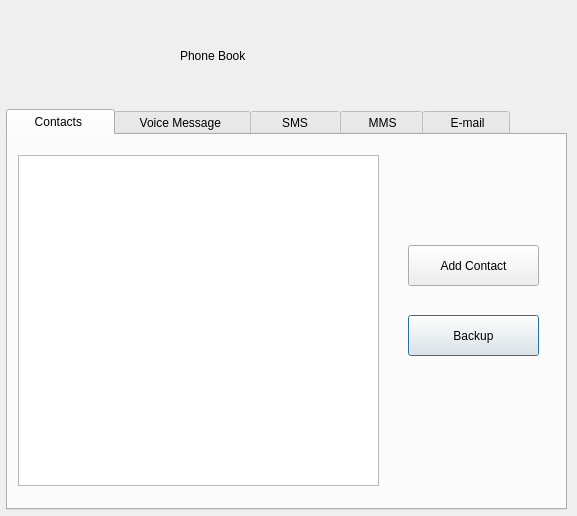
<?xml version="1.0" encoding="UTF-8"?>
<ui version="4.0">
 <class>Dialog</class>
 <widget class="QDialog" name="Dialog">
  <property name="geometry">
   <rect>
    <x>0</x>
    <y>0</y>
    <width>577</width>
    <height>516</height>
   </rect>
  </property>
  <property name="windowTitle">
   <string>Dialog</string>
  </property>
  <property name="toolTip">
   <string>&lt;html&gt;&lt;head/&gt;&lt;body&gt;&lt;p&gt;&lt;br/&gt;&lt;/p&gt;&lt;/body&gt;&lt;/html&gt;</string>
  </property>
  <property name="styleSheet">
   <string notr="true">background-color: qlineargradient(spread:pad, x1:0, y1:0, x2:1, y2:1, stop:0 rgba(136, 106, 22, 255), stop:0.113636 rgba(166, 140, 41, 255), stop:0.285 rgba(204, 181, 74, 255), stop:0.345 rgba(235, 219, 102, 255), stop:0.420455 rgba(245, 236, 112, 255), stop:0.505682 rgba(209, 190, 76, 255), stop:0.573864 rgba(187, 156, 51, 255), stop:0.619318 rgba(168, 142, 42, 255), stop:0.681818 rgba(202, 174, 68, 255), stop:0.693182 rgba(218, 202, 86, 255), stop:0.815 rgba(208, 187, 73, 255), stop:0.88 rgba(187, 156, 51, 255), stop:0.935 rgba(137, 108, 26, 255), stop:1 rgba(35, 40, 3, 255));</string>
  </property>
  <widget class="QTabWidget" name="tabWidget">
   <property name="geometry">
    <rect>
     <x>6</x>
     <y>109</y>
     <width>561</width>
     <height>401</height>
    </rect>
   </property>
   <property name="autoFillBackground">
    <bool>false</bool>
   </property>
   <property name="styleSheet">
    <string notr="true">font: 75 italic 10pt &quot;Comic Sans MS&quot;;</string>
   </property>
   <property name="currentIndex">
    <number>0</number>
   </property>
   <widget class="QWidget" name="tab_5">
    <attribute name="title">
     <string>     Contacts      </string>
    </attribute>
    <widget class="QTableView" name="tableView">
     <property name="geometry">
      <rect>
       <x>10</x>
       <y>20</y>
       <width>361</width>
       <height>331</height>
      </rect>
     </property>
     <property name="styleSheet">
      <string notr="true">
background-color:qconicalgradient(cx:0.943, cy:0.505682, angle:0, stop:0 rgba(136, 106, 22, 255), stop:0.113636 rgba(166, 140, 41, 255), stop:0.285 rgba(204, 181, 74, 255), stop:0.345 rgba(235, 219, 102, 255), stop:0.420455 rgba(245, 236, 112, 255), stop:0.505682 rgba(209, 190, 76, 255), stop:0.573864 rgba(187, 156, 51, 255), stop:0.619318 rgba(168, 142, 42, 255), stop:0.681818 rgba(202, 174, 68, 255), stop:0.693182 rgba(218, 202, 86, 255), stop:0.815 rgba(208, 187, 73, 255), stop:0.88 rgba(187, 156, 51, 255), stop:0.935 rgba(137, 108, 26, 255), stop:1 rgba(35, 40, 3, 255))</string>
     </property>
    </widget>
    <widget class="QPushButton" name="pushButton_2">
     <property name="geometry">
      <rect>
       <x>400</x>
       <y>180</y>
       <width>131</width>
       <height>41</height>
      </rect>
     </property>
     <property name="styleSheet">
      <string notr="true">
background-color:qconicalgradient(cx:0.943, cy:0.505682, angle:0, stop:0 rgba(136, 106, 22, 255), stop:0.113636 rgba(166, 140, 41, 255), stop:0.285 rgba(204, 181, 74, 255), stop:0.345 rgba(235, 219, 102, 255), stop:0.420455 rgba(245, 236, 112, 255), stop:0.505682 rgba(209, 190, 76, 255), stop:0.573864 rgba(187, 156, 51, 255), stop:0.619318 rgba(168, 142, 42, 255), stop:0.681818 rgba(202, 174, 68, 255), stop:0.693182 rgba(218, 202, 86, 255), stop:0.815 rgba(208, 187, 73, 255), stop:0.88 rgba(187, 156, 51, 255), stop:0.935 rgba(137, 108, 26, 255), stop:1 rgba(35, 40, 3, 255))</string>
     </property>
     <property name="text">
      <string>Backup</string>
     </property>
    </widget>
    <widget class="QPushButton" name="pushButton_3">
     <property name="geometry">
      <rect>
       <x>400</x>
       <y>110</y>
       <width>131</width>
       <height>41</height>
      </rect>
     </property>
     <property name="styleSheet">
      <string notr="true">
background-color:qconicalgradient(cx:0.943, cy:0.505682, angle:0, stop:0 rgba(136, 106, 22, 255), stop:0.113636 rgba(166, 140, 41, 255), stop:0.285 rgba(204, 181, 74, 255), stop:0.345 rgba(235, 219, 102, 255), stop:0.420455 rgba(245, 236, 112, 255), stop:0.505682 rgba(209, 190, 76, 255), stop:0.573864 rgba(187, 156, 51, 255), stop:0.619318 rgba(168, 142, 42, 255), stop:0.681818 rgba(202, 174, 68, 255), stop:0.693182 rgba(218, 202, 86, 255), stop:0.815 rgba(208, 187, 73, 255), stop:0.88 rgba(187, 156, 51, 255), stop:0.935 rgba(137, 108, 26, 255), stop:1 rgba(35, 40, 3, 255))</string>
     </property>
     <property name="text">
      <string>Add Contact</string>
     </property>
    </widget>
   </widget>
   <widget class="QWidget" name="tab">
    <attribute name="title">
     <string>    Voice Message     </string>
    </attribute>
    <widget class="QTableView" name="tableView_2">
     <property name="geometry">
      <rect>
       <x>20</x>
       <y>20</y>
       <width>361</width>
       <height>331</height>
      </rect>
     </property>
     <property name="styleSheet">
      <string notr="true">
background-color:qconicalgradient(cx:0.943, cy:0.505682, angle:0, stop:0 rgba(136, 106, 22, 255), stop:0.113636 rgba(166, 140, 41, 255), stop:0.285 rgba(204, 181, 74, 255), stop:0.345 rgba(235, 219, 102, 255), stop:0.420455 rgba(245, 236, 112, 255), stop:0.505682 rgba(209, 190, 76, 255), stop:0.573864 rgba(187, 156, 51, 255), stop:0.619318 rgba(168, 142, 42, 255), stop:0.681818 rgba(202, 174, 68, 255), stop:0.693182 rgba(218, 202, 86, 255), stop:0.815 rgba(208, 187, 73, 255), stop:0.88 rgba(187, 156, 51, 255), stop:0.935 rgba(137, 108, 26, 255), stop:1 rgba(35, 40, 3, 255))</string>
     </property>
    </widget>
   </widget>
   <widget class="QWidget" name="tab_3">
    <attribute name="title">
     <string>      SMS      </string>
    </attribute>
    <widget class="QTableView" name="tableView_3">
     <property name="geometry">
      <rect>
       <x>20</x>
       <y>20</y>
       <width>361</width>
       <height>331</height>
      </rect>
     </property>
     <property name="styleSheet">
      <string notr="true">
background-color:qconicalgradient(cx:0.943, cy:0.505682, angle:0, stop:0 rgba(136, 106, 22, 255), stop:0.113636 rgba(166, 140, 41, 255), stop:0.285 rgba(204, 181, 74, 255), stop:0.345 rgba(235, 219, 102, 255), stop:0.420455 rgba(245, 236, 112, 255), stop:0.505682 rgba(209, 190, 76, 255), stop:0.573864 rgba(187, 156, 51, 255), stop:0.619318 rgba(168, 142, 42, 255), stop:0.681818 rgba(202, 174, 68, 255), stop:0.693182 rgba(218, 202, 86, 255), stop:0.815 rgba(208, 187, 73, 255), stop:0.88 rgba(187, 156, 51, 255), stop:0.935 rgba(137, 108, 26, 255), stop:1 rgba(35, 40, 3, 255))</string>
     </property>
    </widget>
   </widget>
   <widget class="QWidget" name="tab_2">
    <attribute name="title">
     <string>     MMS    </string>
    </attribute>
    <widget class="QTableView" name="tableView_4">
     <property name="geometry">
      <rect>
       <x>20</x>
       <y>20</y>
       <width>361</width>
       <height>331</height>
      </rect>
     </property>
     <property name="styleSheet">
      <string notr="true">
background-color:qconicalgradient(cx:0.943, cy:0.505682, angle:0, stop:0 rgba(136, 106, 22, 255), stop:0.113636 rgba(166, 140, 41, 255), stop:0.285 rgba(204, 181, 74, 255), stop:0.345 rgba(235, 219, 102, 255), stop:0.420455 rgba(245, 236, 112, 255), stop:0.505682 rgba(209, 190, 76, 255), stop:0.573864 rgba(187, 156, 51, 255), stop:0.619318 rgba(168, 142, 42, 255), stop:0.681818 rgba(202, 174, 68, 255), stop:0.693182 rgba(218, 202, 86, 255), stop:0.815 rgba(208, 187, 73, 255), stop:0.88 rgba(187, 156, 51, 255), stop:0.935 rgba(137, 108, 26, 255), stop:1 rgba(35, 40, 3, 255))</string>
     </property>
    </widget>
   </widget>
   <widget class="QWidget" name="tab_4">
    <attribute name="title">
     <string>     E-mail    </string>
    </attribute>
    <widget class="QTableView" name="tableView_5">
     <property name="geometry">
      <rect>
       <x>20</x>
       <y>20</y>
       <width>361</width>
       <height>331</height>
      </rect>
     </property>
     <property name="styleSheet">
      <string notr="true">
background-color:qconicalgradient(cx:0.943, cy:0.505682, angle:0, stop:0 rgba(136, 106, 22, 255), stop:0.113636 rgba(166, 140, 41, 255), stop:0.285 rgba(204, 181, 74, 255), stop:0.345 rgba(235, 219, 102, 255), stop:0.420455 rgba(245, 236, 112, 255), stop:0.505682 rgba(209, 190, 76, 255), stop:0.573864 rgba(187, 156, 51, 255), stop:0.619318 rgba(168, 142, 42, 255), stop:0.681818 rgba(202, 174, 68, 255), stop:0.693182 rgba(218, 202, 86, 255), stop:0.815 rgba(208, 187, 73, 255), stop:0.88 rgba(187, 156, 51, 255), stop:0.935 rgba(137, 108, 26, 255), stop:1 rgba(35, 40, 3, 255))</string>
     </property>
    </widget>
   </widget>
  </widget>
  <widget class="QLabel" name="label_2">
   <property name="geometry">
    <rect>
     <x>180</x>
     <y>20</y>
     <width>251</width>
     <height>71</height>
    </rect>
   </property>
   <property name="autoFillBackground">
    <bool>false</bool>
   </property>
   <property name="styleSheet">
    <string notr="true">font: 75 36pt &quot;Comic Sans MS&quot;;
color: rgb(0, 0, 0);
background-color: none;</string>
   </property>
   <property name="text">
    <string>Phone Book</string>
   </property>
  </widget>
  <widget class="QLabel" name="label">
   <property name="geometry">
    <rect>
     <x>100</x>
     <y>20</y>
     <width>71</width>
     <height>81</height>
    </rect>
   </property>
   <property name="toolTip">
    <string>&lt;img src=&quot;C:\Users\USER\Desktop\project&quot; height=&quot;50&quot; width=&quot;30&quot;&gt;</string>
   </property>
   <property name="styleSheet">
    <string notr="true">background-color: none;
</string>
   </property>
   <property name="text">
    <string/>
   </property>
   <property name="pixmap">
    <pixmap>rsz_158142_addressbook_256x256.png</pixmap>
   </property>
  </widget>
 </widget>
 <resources/>
 <connections/>
</ui>
